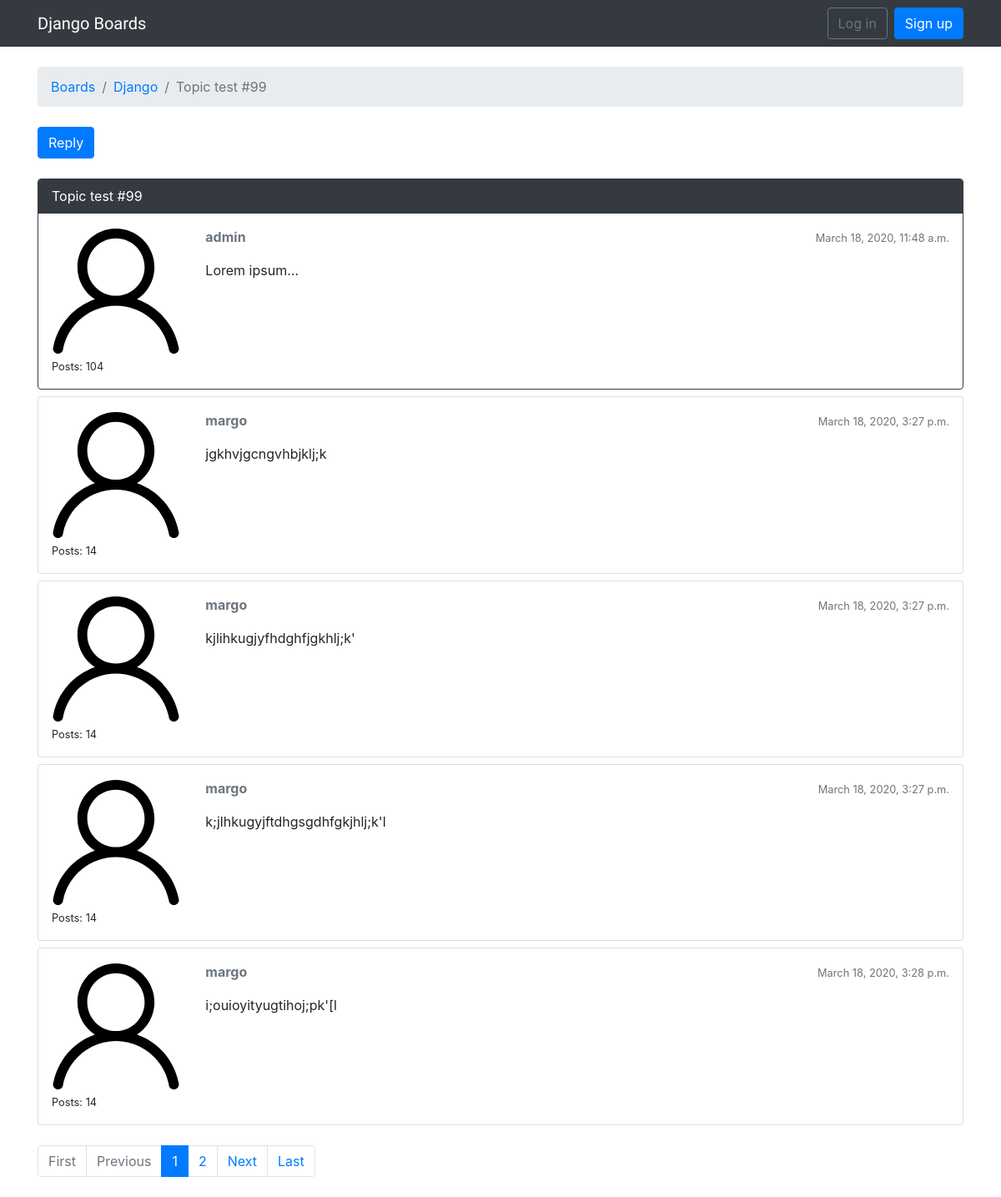
/boards/1/topics/106/, run on the app's committed database.
### boards/models.py (models this page shows, shortened)
class Topic(models.Model):
    subject = models.CharField(max_length=255)
    last_updated = models.DateTimeField(auto_now_add=True)
    board = models.ForeignKey(Board, related_name='topics', on_delete=models.CASCADE)
    starter = models.ForeignKey(User, related_name='topics', on_delete=models.CASCADE)
    views = models.PositiveIntegerField(default=0)

class Board(models.Model):
    name = models.CharField(max_length=30, unique=True)
    description = models.CharField(max_length=30)

class Post(models.Model):
    message = models.TextField(max_length=4000)
    topic = models.ForeignKey(Topic, related_name='posts', on_delete=models.CASCADE)
    created_at = models.DateTimeField(auto_now_add=True)
    updated_at = models.DateTimeField(null=True)
    created_by = models.ForeignKey(User, related_name='posts', on_delete=models.CASCADE)
    updated_by = models.ForeignKey(User, null=True, related_name='+', on_delete=models.CASCADE)
    def get_message_as_markdown(self):
        return mark_safe(markdown(self.message, safe_mode='escape'))

### boards/views.py (the view)
class PostListView(ListView):
    model = Post
    context_object_name = 'posts'
    template_name = 'topic_posts.html'
    paginate_by = 5
    def get_context_data(self, **kwargs):
        session_key = 'viewed_topic_{}'.format(self.topic.pk)
        if not self.request.session.get(session_key, False):
            self.topic.views += 1
            self.topic.save()
            self.request.session[session_key] = True
        kwargs['topic'] = self.topic
        return super().get_context_data(**kwargs)
    def get_queryset(self):
        self.topic = get_object_or_404(Topic, board__pk=self.kwargs.get('pk'), pk=self.kwargs.get('topic_pk'))
        queryset = self.topic.posts.order_by('created_at')
        return queryset

### templates/topic_posts.html (shortened to what this page needs)
{% extends 'base.html' %}
{% load static %}
{% load gravatar %}
{% block breadcrumb %}
    <li class="breadcrumb-item"><a href="{% url 'home' %}">Boards</a></li>
    <li class="breadcrumb-item"><a href="{% url 'board_topics' topic.board.pk %}">{{ topic.board.name }}</a></li>
    <li class="breadcrumb-item active">{{ topic.subject }}</li>
{% endblock %}
{% block content %}
    <div class="mb-4">
        <a href="{% url 'reply_topic' topic.board.pk topic.pk %}" class="btn btn-primary" role="button">Reply</a>
    </div>
    {% for post in posts %}
        <div id="{{ post.pk }}" class="card {% if forloop.last %}mb-4{% else %}mb-2{% endif %} {% if forloop.first %}border-dark{% endif %}">
            {% if forloop.first %}
                <div class="card-header text-white bg-dark py-2 px-3">{{ topic.subject }}</div>
            {% endif %}
            <div class="card-body p-3">
                <div class="row">
                    <div class="col-2">
                        <img src="{% static 'img/avatar.svg' %}" alt="{{ post.created_by.username }}" class="w-100" />
                        <small>Posts: {{ post.created_by.posts.count }}</small>
                    </div>
                    <div class="col-10">
                        <div class="row mb-3">
                            <div class="col-6">
                                <strong class="text-muted">{{ post.created_by.username }}</strong>
                            </div>
                            <div class="col-6 text-right">
                                <small class="text-muted">{{ post.created_at }}</small>
                            </div>
                        </div>
                        {{ post.get_message_as_markdown }}
                    </div>
                </div>
            </div>
        </div>
    {% endfor %}
    {% include 'includes/pagination.html' %}
{% endblock content %}

### templates/base.html (shortened to what this page needs)
{% load static %}<!DOCTYPE html>
<html>
    <head>
        <link rel="stylesheet" href="{% static 'css/bootstrap.min.css' %}" />
        <link rel="stylesheet" href="{% static 'css/app.css' %}" />
    </head>
    <body>
        {% block body %}
            <nav class="navbar navbar-expand-sm navbar-dark bg-dark">
                <div class="container">
                    <a class="navbar-brand" href="{% url 'home' %}">Django Boards</a>
                    <div class="collapse navbar-collapse" id="mainMenu">
                        {% if user.is_authenticated %}
                            <ul class="navbar-nav ml-auto">
                                <li class="nav-item dropdown">
                                    <a class="nav-link dropdown-toggle" href="#" id="userMenu" data-toggle="dropdown" aria-haspopup="true" aria-expanded="false">
                                        {{ user.username }}
                                    </a>
                                    <div class="dropdown-menu dropdown-menu-right" aria-labelledby="userMenu">
                                        <a class="dropdown-item" href="{% url 'my_account' %}">My account</a>
                                        <a class="dropdown-item" href="#">Change password</a>
                                        <div class="dropdown-divider"></div>
                                        <a class="dropdown-item" href="{% url 'logout' %}">Log out</a>
                                    </div>
                                </li>
                            </ul>
                        {% else %}
                            <form class="form-inline ml-auto">
                                <a href="{% url 'login' %}" class="btn btn-outline-secondary">Log in</a>
                                <a href="{% url 'signup' %}" class="btn btn-primary ml-2">Sign up</a>
                            </form>
                        {% endif %}
                    </div>
                </div>
            </nav>
            <div class="container">
                <ol class="breadcrumb my-4">
                    {% block breadcrumb %}
                    {% endblock %}
                </ol>
                {% block content %}
                {% endblock %}
            </div>
        {% endblock body %}
    </body>
</html>

### templates/includes/pagination.html (shortened to what this page needs)
{% if is_paginated %}
    <nav aria-label="Topics pagination" class="mb-4">
        <ul class="pagination">
            {% if page_obj.number > 1 %}
                <li class="page-item">
                    <a class="page-link" href="?page=1">First</a>
                </li>
            {% else %}
                <li class="page-item disabled">
                    <span class="page-link">First</span>
                </li>
            {% endif %}
            {% if page_obj.has_previous %}
                <li class="page-item">
                    <a class="page-link" href="?page={{ page_obj.previous_page_number }}">Previous</a>
                </li>
            {% else %}
                <li class="page-item disabled">
                    <span class="page-link">Previous</span>
                </li>
            {% endif %}
            {% for page_num in paginator.page_range %}
                {% if page_obj.number == page_num %}
                    <li class="page-item active">
                        <span class="page-link">
                            {{ page_num }}
                        </span>
                    </li>
                {% elif page_num > page_obj.number|add:'-3' and page_num < page_obj.number|add:'3' %}
                    <li class="page-item">
                        <a class="page-link" href="?page={{ page_num }}">{{ page_num }}</a>
                    </li>
                {% endif %}
            {% endfor %}
            {% if page_obj.has_next %}
                <li class="page-item">
                    <a class="page-link" href="?page={{ page_obj.next_page_number }}">Next</a>
                </li>
            {% else %}
                <li class="page-item disabled">
                    <span class="page-link">Next</span>
                </li>
            {% endif %}
            {% if page_obj.number != paginator.num_pages %}
                <li class="page-item">
                    <a class="page-link" href="?page={{ paginator.num_pages }}">Last</a>
                </li>
            {% else %}
                <li class="page-item disabled">
                    <span class="page-link">Last</span>
                </li>
            {% endif %}
        </ul>
    </nav>
{% endif %}

### static/css/app.css (style rules this page uses)
.navbar-brand { font-family: 'Lacquer', sans-serif; }

### data on the page
Topic: board.name "Django", subject "Topic test #99"
Post: created_by.posts.count "104", created_by.username "admin", created_at "March 18, 2020, 11:48 a.m.", get_message_as_markdown "Lorem ipsum..."
Post: created_by.posts.count "14", created_by.username "margo", created_at "March 18, 2020, 3:27 p.m.", get_message_as_markdown "jgkhvjgcngvhbjklj;k"
Post: created_by.posts.count "14", created_by.username "margo", created_at "March 18, 2020, 3:27 p.m.", get_message_as_markdown "kjlihkugjyfhdghfjgkhlj;k'"
Post: created_by.posts.count "14", created_by.username "margo", created_at "March 18, 2020, 3:27 p.m.", get_message_as_markdown "k;jlhkugyjftdhgsgdhfgkjhlj;k'l"
Post: created_by.posts.count "14", created_by.username "margo", created_at "March 18, 2020, 3:28 p.m.", get_message_as_markdown "i;ouioyityugtihoj;pk'[l"

### other printed values
{{ page_num }} "1"
{{ page_num }} "2"
